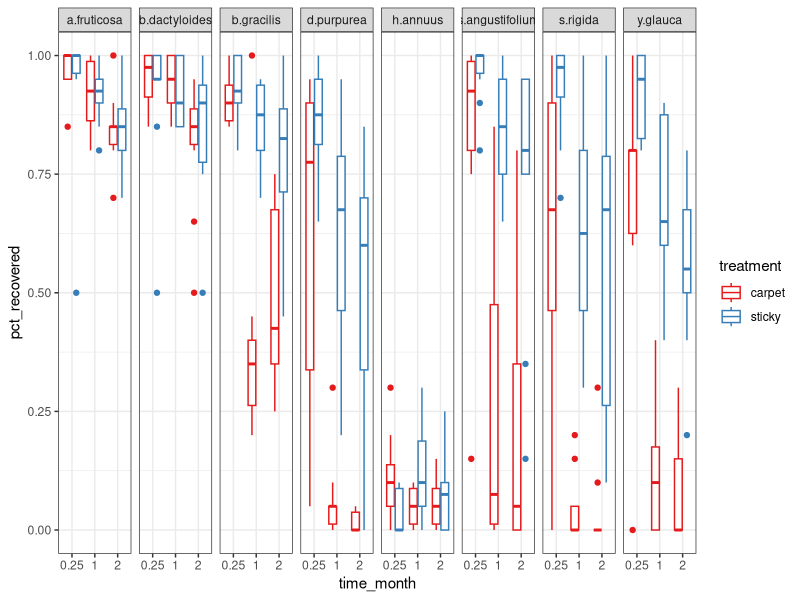
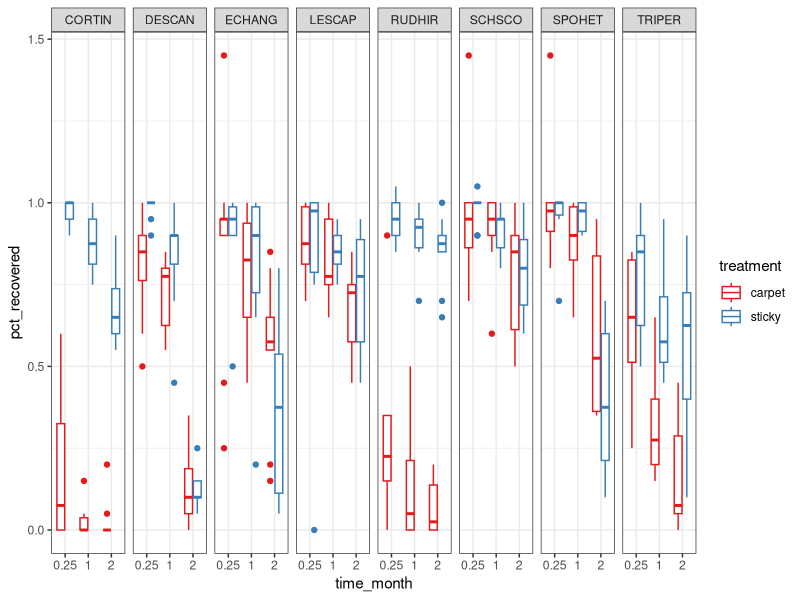

Here is the R script that generated these plots, in order: (Note: this script raises an error after producing the figures.)
# PROLOG   ##############################################################################

# PROJECT: Seed Rain Methods
# PURPOSE: Data cleaning 
#
# AUTHORS: Lauren Sullivan (llsull@msu.edu) & Lauren Shoemaker (lshoema1@uwyo.edu)
# COLLAB:  Melissa DeSiervo, Larissa Kahan
# EDITED:  1 February 2025
#
# FILES:   1) data/L0/MO_seedrain_raw.csv
#          2) data/L0/CO_seedrain_raw.xlsx
#

# NOTES:   creates "strict" datasets where we just focus on the species of interest 
#             not herbivory or other species that were collected in the traps

# PROLOG   ##############################################################################



## clear workspace
rm(list=ls())

## working directory
#set working directory to "source file location"

## libraries
library(tidyverse)
library(RColorBrewer)
library(cowplot)

## data
mo <- read_csv("../data/L0/MO_seedrain_raw.csv")

co <- read_csv("../data/L0/CO_seedrain_raw.csv")


#### MISSORI DATA CLEANING
## clean up treatment names and times

mo$time_month[mo$time_month == '1 month'] <- 1
mo$time_month[mo$time_month == '2 month'] <- 2
mo$time_month[mo$time_month == '1 week'] <- 0.25

mo$time_month <- as.numeric(mo$time_month)
#list(unique(mo$treatment))
#list(unique(mo$time_month))


## clean data to just be the species we selected, not the extra 
##      seeds we caught throughout the experiment

mo_slim <- mo %>%
  filter(species == "LESCAP" | species == "DESCAN" | species == "TRIPER" |
         species == "SCHSCO" | species == "ECHANG" | species == "SPOHET" |
         species == "RUDHIR" | species == "CORTIN")


#### COLORADO DATA CLEANING
## clean up treatment names and times

co$treatment[co$treatment == 's'] <- "sticky"
co$treatment[co$treatment == 'c'] <- "carpet"

#list(unique(co$treatment))
#list(unique(mo$time_month))

## clean data to just be the species we selected, not the extra 
##      seeds we caught throughout the experiment

list(unique(co$species))

co_slim <- co %>%
  filter(species != ("various"))


## Create full dataset with both sites

dat_all <- full_join(mo_slim, co_slim)


## create a %consumed column

dat_all$pct_recovered <- dat_all$number_recovered/dat_all$number_original

dat_all$time_month <- as.factor(dat_all$time_month)



#### FIGURES



## some exploratory data analysis
##MO


mo_raw <- dat_all %>%
  filter(site == "mo" & treatment != "post-sticky") %>%
ggplot( aes(x = time_month, y = pct_recovered, color = treatment))+
  geom_boxplot()+
  facet_grid(cols = vars(species))+
  scale_color_brewer(palette = "Set1")+
  theme_bw()

co_raw <- dat_all %>%
  filter(site == "co") %>%
  ggplot(aes(x = time_month, y = pct_recovered, color = treatment))+
  geom_boxplot()+
  facet_grid(cols = vars(species))+
  scale_color_brewer(palette = "Set1")+
  theme_bw()


#note: will clean this up as we go forward but not important for now.
pdf("../figures/all_raw_data.pdf", width = 10, height = 8)

plot_grid(mo_raw, co_raw, ncol = 1, labels = c("A)", "B)"))

dev.off()




## ok make relativized plot with carpet compared to sticky.

head(dat_all)

dat_small <- dat_all[,1:8]
dat_small <- subset(dat_small, treatment != "post-sticky")
head(dat_small)


dat_wide <- dat_small %>%
  pivot_wider(
    names_from = treatment,
    values_from = number_recovered
  )
head(dat_wide)

dat_wide$rel_removed <- dat_wide$sticky - dat_wide$carpet


mo_rel <- ggplot(subset(dat_wide, site == "mo"), aes(x = time_month, y = rel_removed))+
  geom_boxplot()+
  #geom_point(position = position_jitter(width = 0.2))+
  geom_hline(yintercept = 0, linetype = "dashed", color = "red")+
  facet_grid(cols = vars(species))+
  scale_color_brewer(palette = "Set1")+
  theme_bw()

co_rel <- ggplot(subset(dat_wide, site == "co"), aes(x = time_month, y = rel_removed))+
  #geom_point(position = position_jitter(width = 0.2))+
  geom_boxplot()+
  geom_hline(yintercept = 0, linetype = "dashed", color = "red")+
  facet_grid(cols = vars(species))+
  scale_color_brewer(palette = "Set1")+
  theme_bw()

#note: will clean this up as we go forward but not important for now.
pdf("../figures/all_relative_data.pdf", width = 10, height = 8)

plot_grid(mo_rel, co_rel, ncol = 1, labels = c("A)", "B)"))

dev.off()





### what to do next:  make a model
#.   removal ~ seed size + treatment + time + (1|site/block)
